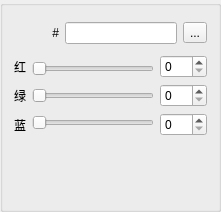
<?xml version="1.0" encoding="UTF-8"?>
<ui version="4.0">
 <class>ColorInputWidget</class>
 <widget class="QGroupBox" name="ColorInputWidget">
  <property name="geometry">
   <rect>
    <x>0</x>
    <y>0</y>
    <width>221</width>
    <height>212</height>
   </rect>
  </property>
  <layout class="QGridLayout" name="gridLayout">
   <item row="1" column="0" colspan="2">
    <widget class="QFrame" name="frame_InputMain">
     <property name="frameShape">
      <enum>QFrame::Shape::NoFrame</enum>
     </property>
     <property name="frameShadow">
      <enum>QFrame::Shadow::Raised</enum>
     </property>
     <layout class="QHBoxLayout" name="horizontalLayout_3">
      <property name="leftMargin">
       <number>0</number>
      </property>
      <property name="topMargin">
       <number>0</number>
      </property>
      <property name="rightMargin">
       <number>0</number>
      </property>
      <property name="bottomMargin">
       <number>0</number>
      </property>
      <item>
       <widget class="QFrame" name="frame_Labels">
        <property name="frameShape">
         <enum>QFrame::Shape::NoFrame</enum>
        </property>
        <property name="frameShadow">
         <enum>QFrame::Shadow::Raised</enum>
        </property>
        <layout class="QVBoxLayout" name="verticalLayout_5">
         <property name="leftMargin">
          <number>0</number>
         </property>
         <property name="topMargin">
          <number>0</number>
         </property>
         <property name="rightMargin">
          <number>0</number>
         </property>
         <property name="bottomMargin">
          <number>0</number>
         </property>
         <item>
          <widget class="QLabel" name="label_Red">
           <property name="text">
            <string>红</string>
           </property>
          </widget>
         </item>
         <item>
          <widget class="QLabel" name="label_Green">
           <property name="text">
            <string>绿</string>
           </property>
          </widget>
         </item>
         <item>
          <widget class="QLabel" name="label_Blue">
           <property name="text">
            <string>蓝</string>
           </property>
          </widget>
         </item>
        </layout>
       </widget>
      </item>
      <item>
       <widget class="QFrame" name="frame_Sliders">
        <property name="frameShape">
         <enum>QFrame::Shape::NoFrame</enum>
        </property>
        <property name="frameShadow">
         <enum>QFrame::Shadow::Raised</enum>
        </property>
        <layout class="QVBoxLayout" name="verticalLayout_6">
         <property name="leftMargin">
          <number>0</number>
         </property>
         <property name="topMargin">
          <number>0</number>
         </property>
         <property name="rightMargin">
          <number>0</number>
         </property>
         <property name="bottomMargin">
          <number>0</number>
         </property>
         <item>
          <widget class="QSlider" name="slider_Red">
           <property name="maximum">
            <number>31</number>
           </property>
           <property name="pageStep">
            <number>4</number>
           </property>
           <property name="orientation">
            <enum>Qt::Orientation::Horizontal</enum>
           </property>
          </widget>
         </item>
         <item>
          <widget class="QSlider" name="slider_Green">
           <property name="maximum">
            <number>31</number>
           </property>
           <property name="pageStep">
            <number>4</number>
           </property>
           <property name="orientation">
            <enum>Qt::Orientation::Horizontal</enum>
           </property>
          </widget>
         </item>
         <item>
          <widget class="QSlider" name="slider_Blue">
           <property name="maximum">
            <number>31</number>
           </property>
           <property name="pageStep">
            <number>4</number>
           </property>
           <property name="orientation">
            <enum>Qt::Orientation::Horizontal</enum>
           </property>
          </widget>
         </item>
        </layout>
       </widget>
      </item>
      <item>
       <widget class="QFrame" name="frame_SpinBoxes">
        <property name="frameShape">
         <enum>QFrame::Shape::NoFrame</enum>
        </property>
        <property name="frameShadow">
         <enum>QFrame::Shadow::Raised</enum>
        </property>
        <layout class="QVBoxLayout" name="verticalLayout_7">
         <property name="leftMargin">
          <number>0</number>
         </property>
         <property name="topMargin">
          <number>0</number>
         </property>
         <property name="rightMargin">
          <number>0</number>
         </property>
         <property name="bottomMargin">
          <number>0</number>
         </property>
         <item>
          <widget class="QSpinBox" name="spinBox_Red">
           <property name="maximum">
            <number>255</number>
           </property>
           <property name="singleStep">
            <number>8</number>
           </property>
          </widget>
         </item>
         <item>
          <widget class="QSpinBox" name="spinBox_Green">
           <property name="maximum">
            <number>255</number>
           </property>
           <property name="singleStep">
            <number>8</number>
           </property>
          </widget>
         </item>
         <item>
          <widget class="QSpinBox" name="spinBox_Blue">
           <property name="maximum">
            <number>255</number>
           </property>
           <property name="singleStep">
            <number>8</number>
           </property>
          </widget>
         </item>
        </layout>
       </widget>
      </item>
     </layout>
    </widget>
   </item>
   <item row="0" column="0">
    <widget class="QFrame" name="frame_ColorDisplay">
     <property name="minimumSize">
      <size>
       <width>32</width>
       <height>32</height>
      </size>
     </property>
     <property name="maximumSize">
      <size>
       <width>32</width>
       <height>32</height>
      </size>
     </property>
     <property name="frameShadow">
      <enum>QFrame::Shadow::Raised</enum>
     </property>
    </widget>
   </item>
   <item row="2" column="0">
    <spacer name="verticalSpacer">
     <property name="orientation">
      <enum>Qt::Orientation::Vertical</enum>
     </property>
     <property name="sizeHint" stdset="0">
      <size>
       <width>20</width>
       <height>40</height>
      </size>
     </property>
    </spacer>
   </item>
   <item row="0" column="1">
    <widget class="QFrame" name="frame_InputTop">
     <property name="frameShape">
      <enum>QFrame::Shape::NoFrame</enum>
     </property>
     <property name="frameShadow">
      <enum>QFrame::Shadow::Raised</enum>
     </property>
     <layout class="QGridLayout" name="gridLayout_3">
      <property name="leftMargin">
       <number>0</number>
      </property>
      <property name="topMargin">
       <number>0</number>
      </property>
      <property name="rightMargin">
       <number>0</number>
      </property>
      <property name="bottomMargin">
       <number>0</number>
      </property>
      <item row="0" column="0">
       <widget class="QFrame" name="frame_Hex">
        <property name="frameShape">
         <enum>QFrame::Shape::NoFrame</enum>
        </property>
        <property name="frameShadow">
         <enum>QFrame::Shadow::Raised</enum>
        </property>
        <layout class="QFormLayout" name="formLayout_3">
         <property name="leftMargin">
          <number>0</number>
         </property>
         <property name="topMargin">
          <number>0</number>
         </property>
         <property name="rightMargin">
          <number>0</number>
         </property>
         <property name="bottomMargin">
          <number>0</number>
         </property>
         <item row="0" column="0">
          <widget class="QLabel" name="label_Hex">
           <property name="text">
            <string>#</string>
           </property>
           <property name="alignment">
            <set>Qt::AlignmentFlag::AlignRight|Qt::AlignmentFlag::AlignTrailing|Qt::AlignmentFlag::AlignVCenter</set>
           </property>
          </widget>
         </item>
         <item row="0" column="1">
          <widget class="QLineEdit" name="lineEdit_Hex"/>
         </item>
        </layout>
       </widget>
      </item>
      <item row="0" column="1">
       <widget class="QToolButton" name="button_Eyedrop">
        <property name="text">
         <string>...</string>
        </property>
        <property name="icon">
         <iconset resource="../resources/images.qrc">
          <normaloff>:/icons/pipette.ico</normaloff>:/icons/pipette.ico</iconset>
        </property>
       </widget>
      </item>
     </layout>
    </widget>
   </item>
  </layout>
 </widget>
 <resources>
  <include location="../resources/images.qrc"/>
 </resources>
 <connections/>
</ui>
